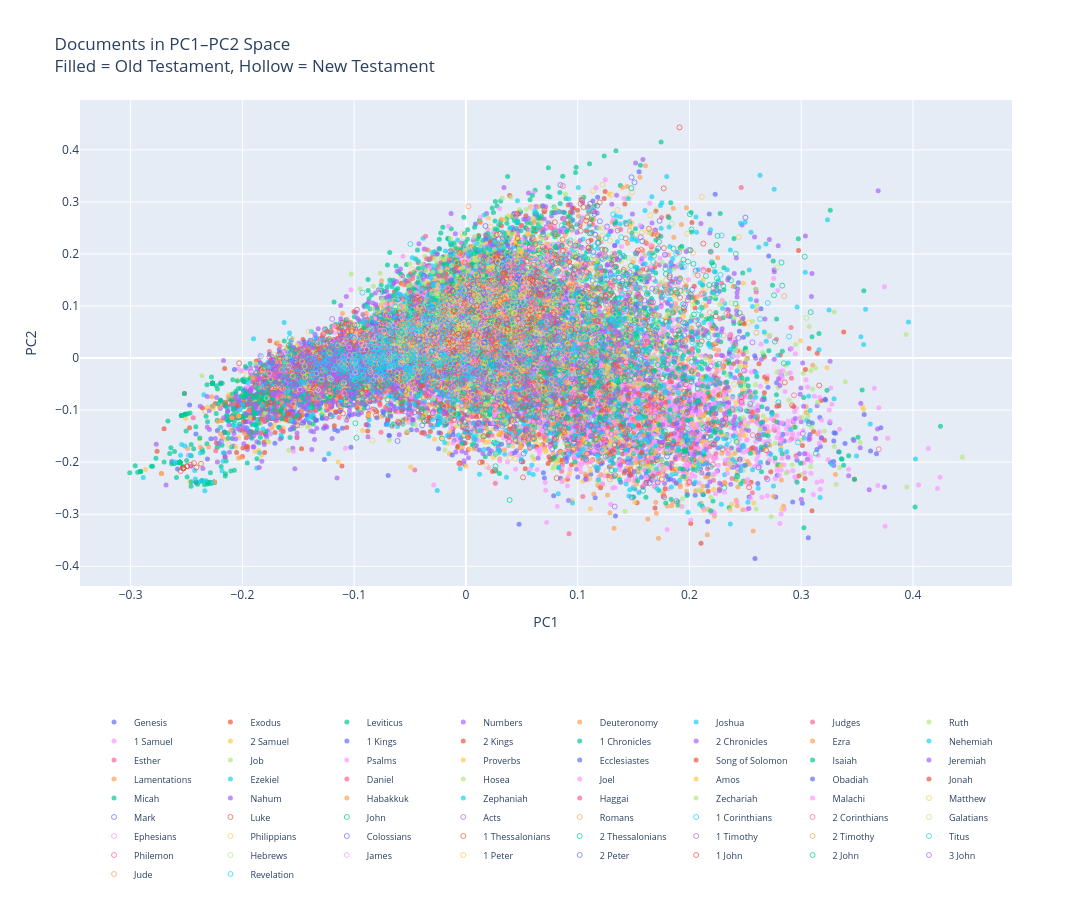

Here is the notebook cell this chart was saved with:
### Code cell
import plotly.graph_objects as go
import numpy as np

fig_docs = go.Figure()

# Ensure books appear in canonical order
books_sorted = (
    doc_plot_df
    .sort_values("BookNum")
    ["BookName"]
    .unique()
)

for book in books_sorted:

    subset = doc_plot_df[doc_plot_df["BookName"] == book]

    subset_ot = subset[subset["Testament"] == "OT"]
    subset_nt = subset[subset["Testament"] == "NT"]

    # Old Testament points (filled)
    if not subset_ot.empty:
        fig_docs.add_trace(
            go.Scatter(
                x=subset_ot["PC1"],
                y=subset_ot["PC2"],
                mode="markers",
                name=book,
                marker=dict(
                    size=5,
                    opacity=0.7
                ),
                text=subset_ot["Document"],
                customdata=np.stack(
                    (subset_ot["BookName"], subset_ot["Testament"]),
                    axis=-1
                ),
                hovertemplate=(
                    "Document: %{text}<br>"
                    "Book: %{customdata[0]}<br>"
                    "Testament: %{customdata[1]}<br>"
                    "PC1: %{x:.3f}<br>"
                    "PC2: %{y:.3f}<extra></extra>"
                )
            )
        )

    # New Testament points (hollow)
    if not subset_nt.empty:
        fig_docs.add_trace(
            go.Scatter(
                x=subset_nt["PC1"],
                y=subset_nt["PC2"],
                mode="markers",
                name=book if subset_ot.empty else None,
                marker=dict(
                    size=5,
                    opacity=0.7,
                    symbol="circle-open"
                ),
                text=subset_nt["Document"],
                customdata=np.stack(
                    (subset_nt["BookName"], subset_nt["Testament"]),
                    axis=-1
                ),
                hovertemplate=(
                    "Document: %{text}<br>"
                    "Book: %{customdata[0]}<br>"
                    "Testament: %{customdata[1]}<br>"
                    "PC1: %{x:.3f}<br>"
                    "PC2: %{y:.3f}<extra></extra>"
                ),
                showlegend=subset_ot.empty
            )
        )

fig_docs.update_layout(
    title="Documents in PC1–PC2 Space<br>Filled = Old Testament, Hollow = New Testament",
    width=1200,
    height=900,
    legend=dict(
        orientation="h",
        yanchor="top",
        y=-0.25,
        xanchor="center",
        x=0.5,
        font=dict(size=9)
    ),
    xaxis_title="PC1",
    yaxis_title="PC2"
)

fig_docs
